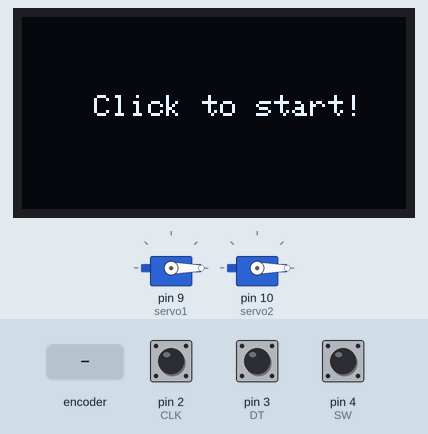
Bench run of a sketch on a simulated Arduino Uno, built with avr-gcc and run on an emulated ATmega328P. Shown: 2 × servo, 128×64 one-colour display. The test bench sets the inputs (shaded band); at power-on: pin 4 (SW) HIGH, pin 2 (CLK) HIGH, pin 3 (DT) HIGH.

Above: at 1.2 s.
1.3 s: pin 4 (SW) pulled LOW for 0.15 s
At 2.4 s:
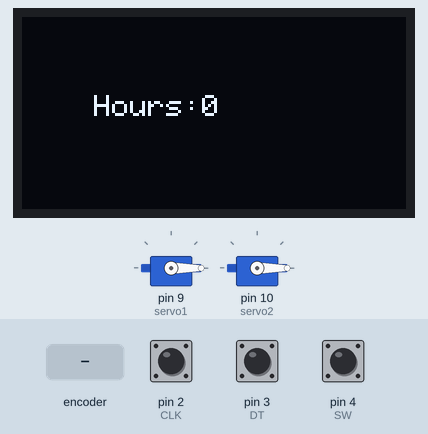
2.9 s: rotary encoder on pin 2 (CLK) / pin 3 (DT) turned 2 steps (second pin leading)
At 3.1 s:
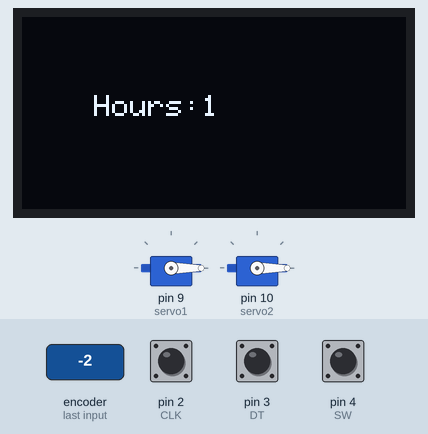
4.8 s: pin 4 (SW) pulled LOW for 1 s
At 5.7 s:
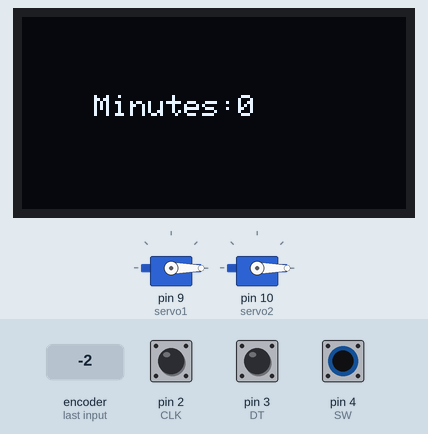
7.3 s: pin 4 (SW) pulled LOW for 0.15 s
At 7.6 s:
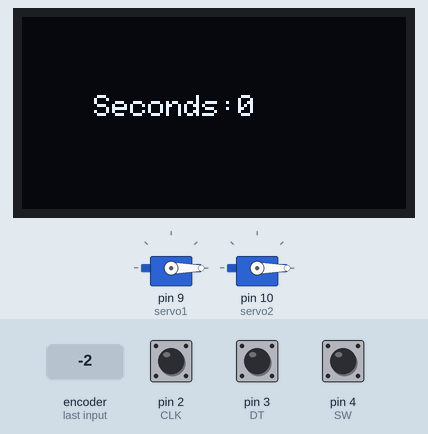
8.9 s: pin 4 (SW) pulled LOW for 3.2 s
At 10.7 s:
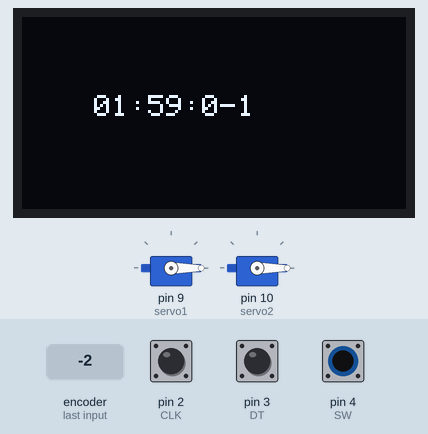
Timing chart, 0 to 12.2 s (numbered marks = the images above; inputs shaded):
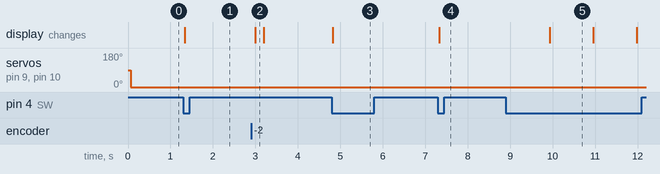

The sketch:

TimerBox_Mark_ll.ino
```cpp
#include <Wire.h>
#include <Servo.h>
#include <Adafruit_GFX.h>
#include <Adafruit_SSD1306.h>

#define SCREEN_WIDTH 128 // OLED display width, in pixels
#define SCREEN_HEIGHT 64 // OLED display height, in pixels
#define CLK 2
#define DT 3
#define SW 4
Servo servo1;
Servo servo2;

int counter = 0;
int currentStateCLK;
int lastStateCLK;
String currentDir ="";
unsigned long lastButtonPress = 0;
boolean ifTimeSet=false;
boolean secondSet=false;
boolean minuteSet=false;
boolean hourSet=false;

boolean ifSelectStart=false;
boolean ifTimerFinish=false;
int hours=1;
int minutes=1;
int seconds=59;
// Declaration for an SSD1306 display connected to I2C (SDA, SCL pins)
Adafruit_SSD1306 display(SCREEN_WIDTH, SCREEN_HEIGHT, &Wire, -1);

  void setup() {
  pinMode(CLK,INPUT);
  pinMode(DT,INPUT);
  pinMode(SW, INPUT_PULLUP);
  lastStateCLK = digitalRead(CLK);
  servo1.attach(9);
  servo2.attach(10);
   Serial.begin(9600);
   if(!display.begin(SSD1306_SWITCHCAPVCC, 0x3C)) { // Address 0x3D for 128x64
      Serial.println(F("SSD1306 allocation failed"));
      for(;;);
    }
   display.setTextSize(1.5);
   display.setTextColor(WHITE);
  }

  void loop() {
    if(ifSelectStart){
     if(!ifTimerFinish){
     if(!ifTimeSet){
      setTime();
     }else{
      countdown();
     }
     }else{
      int btnState = digitalRead(SW);
      if (btnState == LOW) {
        if (millis() - lastButtonPress > 50) {
         resetTimer();
        }
       lastButtonPress = millis();
      }
     }
   }else{
      startPage();
   }
 }

  void countdown(){
    delay(1000);
    if(seconds==0 && minutes==0 && hours==0){
      display.clearDisplay();
      display.setCursor(24,26);// – plot a pixel in the x,y coordinates
      display.print("TIMES UP!");
      ifTimerFinish=true;
      display.display();
      rotateServos(90);
     // resetTimer();
    }else{
      seconds--;
      if(seconds<=0&& minutes>0){
        seconds=59;
        minutes--;
      }
      if(minutes==0&&hours>0){
        minutes=59;
        hours--;
      }
      display.clearDisplay();
      display.setCursor(24,26);// – plot a pixel in the x,y coordinates
      if(hours<10){
        display.print(0);
        display.print(hours);
      }else{
       display.print(hours);
      }
      display.print(":");
      if(minutes<10){
        display.print(0);
        display.print(minutes);
      }else{
       display.print(minutes);
      }      display.print(":");
      if(seconds<10){
        display.print(0);
        display.print(seconds);
      }else{
       display.print(seconds);
      }
      display.display();
    }
  }

  boolean setTime(){
    counter=0;
    boolean selectHours=false;
    boolean selectMinutes=false;
    boolean selectSeconds=false;
        while(!ifTimeSet){
      if(hourSet){
        if(minuteSet){
          if(secondSet){
            ifTimeSet=true;
            hourSet=false;
            minuteSet=false;
            secondSet=false;
          }else{
            setSeconds();
          }
        }else{
          setMinutes();
        }
      }else{
        setHours();
      }
    }
  }

  void setSeconds(){
  currentStateCLK = digitalRead(CLK);
  if (currentStateCLK != lastStateCLK  && currentStateCLK == 1){
    if (digitalRead(DT) != currentStateCLK) {
      if(counter>0){
        counter --;
      }
    } else{
        counter++;
    }
    display.clearDisplay();
    display.setCursor(24,26);
    display.print("Seconds:");
    display.print(counter);
    display.display();
  }
  lastStateCLK = currentStateCLK;
  int btnState = digitalRead(SW);
  if (btnState == LOW) {
    if (millis() - lastButtonPress > 50) {
      seconds=counter;
      secondSet= true;
      counter=0;
    }
    lastButtonPress = millis();
  }
  delay(1);
  }

  void setMinutes(){
   currentStateCLK = digitalRead(CLK);
  if (currentStateCLK != lastStateCLK  && currentStateCLK == 1){
    if (digitalRead(DT) != currentStateCLK) {
      if(counter>0){
        counter --;
      }
    } else{
        counter++;
    }
    display.clearDisplay();
    display.setCursor(24,26);
    display.print("Minutes:");
    display.print(counter);
    display.display();
  }
  lastStateCLK = currentStateCLK;
  int btnState = digitalRead(SW);
  if (btnState == LOW) {
    if (millis() - lastButtonPress > 50) {
      minutes=counter;
      minuteSet= true;
      counter=0;
      display.clearDisplay();
      display.setCursor(24,26);
      display.print("Seconds:");
      display.print(counter);
      display.display();
    }
    lastButtonPress = millis();
  }
  delay(1);
  }

  void setHours(){
  currentStateCLK = digitalRead(CLK);
  if (currentStateCLK != lastStateCLK  && currentStateCLK == 1){
    if (digitalRead(DT) != currentStateCLK) {
      if(counter>0){
        counter --;
      }
    } else{
        counter++;
    }
    display.clearDisplay();
    display.setCursor(24,26);
    display.print("Hours:");
    display.print(counter);
    display.display();
  }
  lastStateCLK = currentStateCLK;
  int btnState = digitalRead(SW);
  if (btnState == LOW) {
    if (millis() - lastButtonPress > 50) {
      hours=counter;
      hourSet= true;
      counter=0;
      display.clearDisplay();
      display.setCursor(24,26);
      display.print("Minutes:");
      display.print(counter);
      display.display();

    }
    lastButtonPress = millis();
  }
  delay(1);
}

void rotateServos(int deg) {//Unlocks both of the Servos
     servo1.write(deg);
     servo2.write(deg);
}

void startPage(){
    display.clearDisplay();
    display.setCursor(24,26);
    display.print("Click to start!");
    display.display();
    rotateServos(0);
        int btnState = digitalRead(SW);
    if (btnState == LOW) {
      if (millis() - lastButtonPress > 50) {
        ifSelectStart=true;
      display.clearDisplay();
      display.setCursor(24,26);
      display.print("Hours:");
      display.print(counter);
      display.display();
      }
     lastButtonPress = millis();
    }
}

void resetTimer(){
  hours=0;
  minutes=0;
  seconds=0;
  counter=0;
  ifSelectStart=false;
  ifTimerFinish=false;
  ifTimeSet=false;
}
```

Measured:
- after the input at 1.3 s, the display: changes at once (image 1)
- after the input at 2.9 s, the display: changes after 0.10 s (image 2)
- after the input at 4.8 s, the display: changes at once (image 3)
- after the input at 7.3 s, the display: changes at once (image 4)
- after the input at 8.9 s, the display: changes after 1.0 s (image 5)
- what the display in image 5 shows lasts 1.1 s, from 9.9 s to 11.0 s
